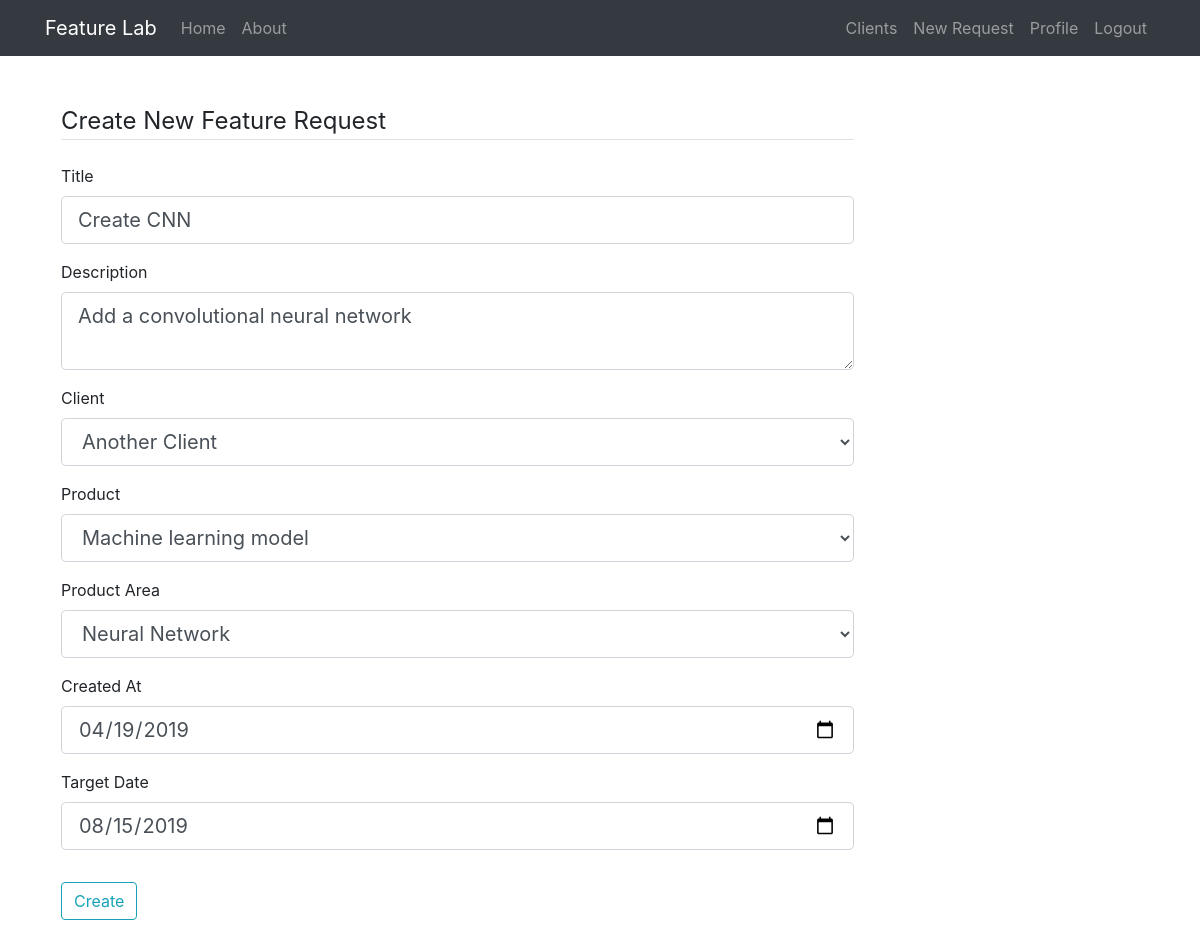
Page /request/1/update (signed in) on the earlier database version.
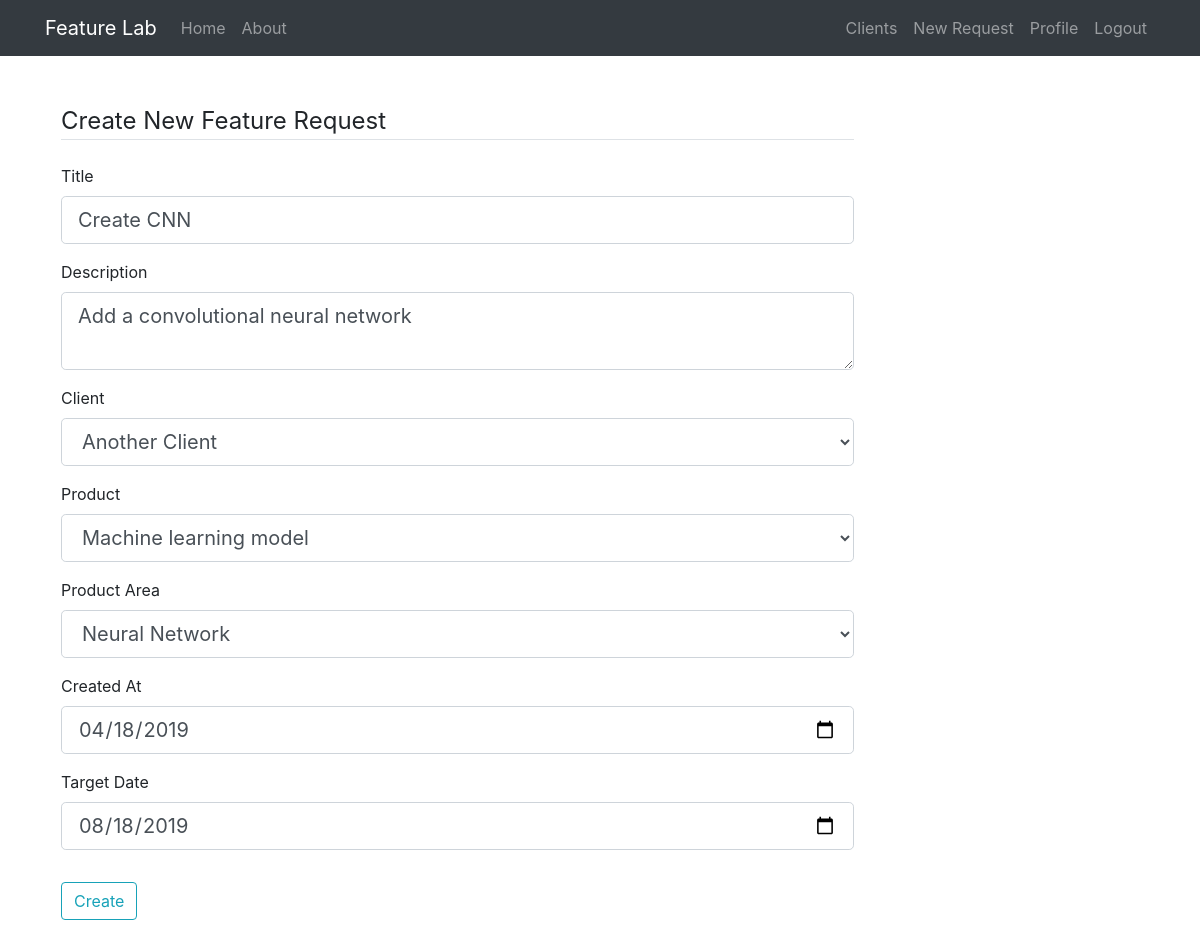
Same page on the later database version.
### feature_lab/models.py (models this page shows, shortened)
class FeatureRequest(db.Model):
    id = db.Column(db.Integer, primary_key=True)
    title = db.Column(db.String(30), unique=True, nullable=False)
    description = db.Column(db.Text(), nullable=False)
    created_at = db.Column(db.DateTime, nullable=False, default=datetime.utcnow)
    target_date = db.Column(db.DateTime, nullable=False)
    product_area = db.Column(db.String())
    product_id = db.Column(db.Integer, db.ForeignKey('product.id'), nullable=False)
    client_id = db.Column(db.Integer, db.ForeignKey('client.id'), nullable=False)

### feature_lab/clients/routes.py (the view, shortened to what this page needs)
@clients.route('/request/<int:request_id>/update', methods=['GET', 'POST'])
@login_required
def update_request(request_id):
    request_data = FeatureRequest.query.get_or_404(request_id)
    form = CreateRequestForm(client=request_data.client_id,
                             product=request_data.product_id,
                             product_area=request_data.product_area)
    if request.method == 'GET':
        clients = Client.query.filter_by(user_id=current_user.id).filter(Client.products.any()).all()
        products = Product.query.filter_by(owner_id=request_data.client_id).all()
        areas = ProductArea.query.filter_by(product_id=request_data.product_id).all()
        form.client.choices = [(client.id, client.name) for client in clients]
        form.product.choices = [(product.id, product.name) for product in products]
        form.product_area.choices = [(area.name, area.name) for area in areas]
        form.title.data = request_data.title
        form.description.data = request_data.description
        form.created_at.data = request_data.created_at
        form.target_date.data = request_data.target_date
        return render_template('create_request.html', form=form)
    else:
        flash('Something went wrong', 'danger')
        return redirect(url_for('clients.update_request', request_id=request_id))

### feature_lab/clients/forms.py
class CreateRequestForm(FlaskForm):
    title = StringField('Title',
                        validators=[DataRequired(), Length(min=8, max=50)])
    description = TextAreaField('Description',
                                validators=[DataRequired()])
    client = NoValidationSelectField('Client',
                         choices=[])
    product = NoValidationSelectField('Product',
                                      choices=[])
    product_area = NoValidationSelectField('Product Area',
                                           choices=[])
    created_at = DateField('Created At',
                           validators=[DataRequired()],
                           default=date.today())
    target_date = DateField('Target Date',
                            validators=[DataRequired()])
    submit = SubmitField('Create')

### feature_lab/models.py (called while the page is built)
@login_manager.user_loader
def load_user(user_id):
    return User.query.get(int(user_id))

### feature_lab/templates/create_request.html (shortened to what this page needs)
{% extends 'layout.html' %}
{% block content %}
    <div class="p-3">
        <form method="POST" action="">
            <fieldset class="form-group">
                <legend class="border-bottom mb-4">Create New Feature Request</legend>
                <div class="form-group">
                    {{ form.title.label(class="form-control-label") }}
                    {% if form.title.errors %}
                        {{ form.title(class="form-control form-control-lg is-invalid") }}
                        <div class="invalid-feedback">
                            {% for error in form.title.errors %}
                                <span>{{ error }}</span>
                            {% endfor %}
                        </div>
                    {% else %}
                        {{ form.title(class="form-control form-control-lg") }}
                    {% endif%}
                </div>
                <div class="form-group">
                    {{ form.description.label(class="form-control-label") }}
                    {% if form.description.errors %}
                        {{ form.description(class="form-control form-control-lg is-invalid") }}
                        <div class="invalid-feedback">
                            {% for error in form.description.errors %}
                                <span>{{ error }}</span>
                            {% endfor %}
                        </div>
                    {% else %}
                        {{ form.description(class="form-control form-control-lg") }}
                    {% endif%}
                </div>
                <div class="form-group">
                    {{ form.client.label(class="form-control-label") }}
                    {{ form.client(class="form-control form-control-lg") }}
                </div>
                <div class="form-group">
                    {{ form.product.label(class="form-control-label") }}
                    {{ form.product(class="form-control form-control-lg") }}
                </div>
                <div class="form-group">
                    {{ form.product_area.label(class="form-control-label") }}
                    {{ form.product_area(class="form-control form-control-lg") }}
                </div>
                <div class="form-group">
                    {{ form.created_at.label(class="form-control-label") }}
                    {{ form.created_at(class="form-control form-control-lg") }}
                </div>
                <div class="form-group">
                    {{ form.target_date.label(class="form-control-label") }}
                    {{ form.target_date(class="form-control form-control-lg") }}
                </div>
            </fieldset>
            <div class="form-group">
                {{ form.submit(class="btn btn-outline-info") }}
            </div>
        </form>
    </div>
{% endblock content %}

Differences in the rows shown:
changed FeatureRequest "Create CNN": created_at "04/19/2019" → "04/18/2019"; target_date "08/15/2019" → "08/18/2019"
